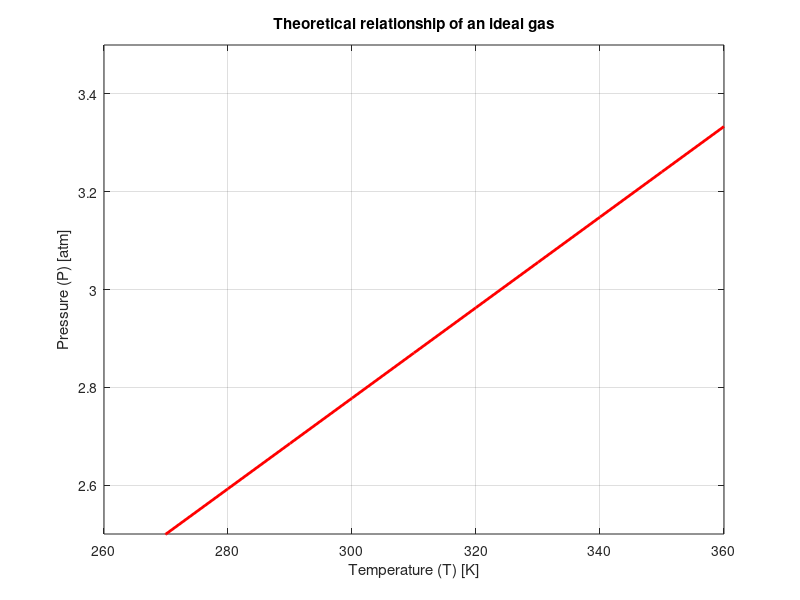

This figure's MATLAB source:
% ICA 17-22
% House keeping
clear
clc
close all % Closes all open windows

% Given values
V = 12;             % Volume [L]
P = 2.5;            % Pressure [atm]
MW = 28;            % Molecular Weight [g/mol]
T = 270;            % Temperature [K]
R = 0.08206;        % Constant

% We need the number of moles because
% the formula PV = nRT requires it
n = (P * V) / (R * T);

% Set a range for the values of x
xT = [ 260 : 10 : 360 ];

% Get another matrix with a range of values for P
P = ((n * R)/V) * xT;

figure('color', 'w');
plot(xT, P,'-r', 'LineWidth', 2);
grid on
title('Theoretical relationship of an ideal gas');
xlabel('Temperature (T) [K]');
ylabel('Pressure (P) [atm]');
axis([260 360 2.5 3.5]);